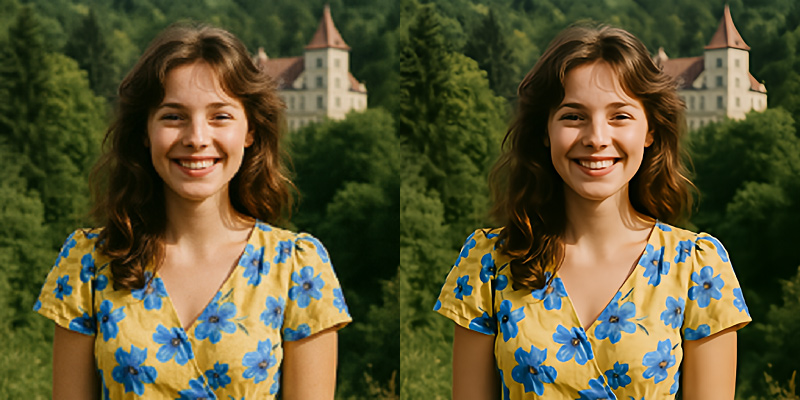
#> input picture image/DRCT_new.jpg, 800 x 400 px, given as the content of the folder /content, which was not available
$ jupyter execute --allow-errors sharpness.ipynb   (shell and % lines are left out)   (text cells are left out)
#> lines starting #> are read from the running program, lines starting #| are printed output that depends on the picture; pictures that were not available may be replaced by others from this repository, and a replacement may not be noted
[cell 1]
#@title ##**Install** { display-mode: "form" }
%cd /content
from google.colab import files
import os
import os
import shutil
from google.colab import files
from PIL import Image
import numpy as np

[cell 2]
#@title ##**Upload images** { display-mode: "form" }

upload_folder = "/content/upload"
result_folder = "/content/results"

if os.path.isdir(upload_folder):
    shutil.rmtree(upload_folder)
os.makedirs(upload_folder)

if os.path.isdir(result_folder):
    shutil.rmtree(result_folder)
os.makedirs(result_folder)

basepath = os.getcwd()
uploaded = files.upload()
#> the answer given: DRCT_new.jpg
for filename in uploaded.keys():
    shutil.move(os.path.join(basepath, filename), os.path.join(upload_folder, filename))

[cell 3]
#@title ##**Run** { display-mode: "form" }

if os.path.isdir(result_folder):
    shutil.rmtree(result_folder)
os.makedirs(result_folder)

upload_folder = "/content/upload"
result_folder = "/content/results"

upload_files = set()
sharpness_factor = 7  # @param {type:"slider", min:0.0, max:7.0, step:0.1}
upscale_option = "height 1080px"  # @param ["No", "height 720px", "height 1080px", "height 2160px", "2x", "4x"]

from PIL import ImageEnhance

filenames = os.listdir(upload_folder)
filenames.sort()

for filename in filenames:
    input_path = os.path.join(upload_folder, filename)
    output_path = os.path.join(result_folder, filename)

    original_image = Image.open(input_path)
#> original_image is the input picture: PIL image 800x400 RGB; mean R, G, B 90.9, 85.8, 51.9

    enhancer = ImageEnhance.Sharpness(original_image)
    processed_image = enhancer.enhance(sharpness_factor)
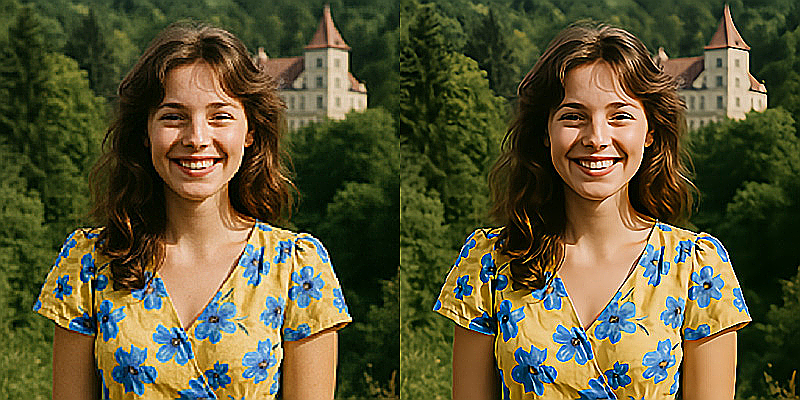
#> processed_image: PIL image 800x400 RGB; mean R, G, B 91.3, 86.3, 53.3

    if upscale_option != "No":
        width, height = processed_image.size
#> width = 800; height = 400

        if upscale_option == "height 720px":
            new_height = 720
            new_width = int(width * (new_height / height))
        elif upscale_option == "height 1080px":
            new_height = 1080
            new_width = int(width * (new_height / height))
#> new_width = 2160
        elif upscale_option == "height 2160px":
            new_height = 2160
            new_width = int(width * (new_height / height))
        elif upscale_option == "2x":
            new_width = width * 2
            new_height = height * 2
        elif upscale_option == "4x":
            new_width = width * 4
            new_height = height * 4

        processed_image = processed_image.resize((new_width, new_height), Image.LANCZOS)
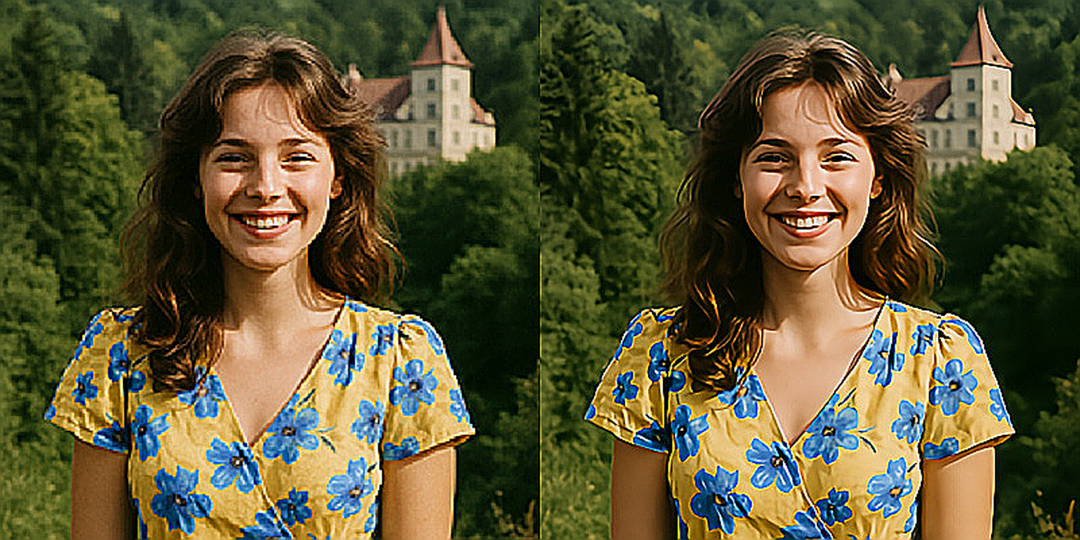
#> processed_image: PIL image 2160x1080 RGB (shown at 1/2 size); mean R, G, B 91.4, 86.4, 53.5

    processed_image.save(output_path)

$ run again, on image/DRCT_old.jpg
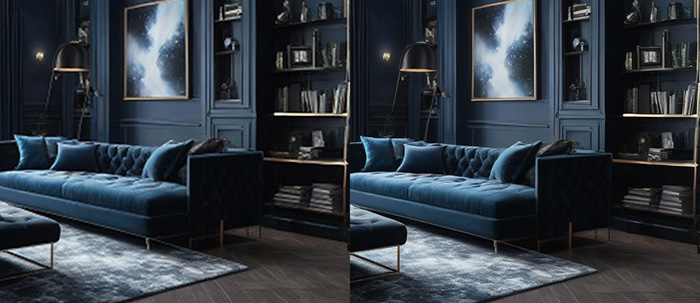
#> input picture image/DRCT_old.jpg, 700 x 303 px, given as the content of the folder /content, which was not available
#> original_image is the input picture: PIL image 700x303 RGB; mean R, G, B 51.3, 58.6, 66.8
#> `processed_image = enhancer.enhance(sharpness_factor)`:
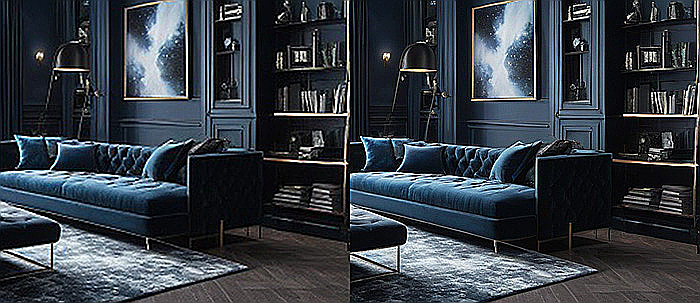
#> processed_image: PIL image 700x303 RGB; mean R, G, B 54.2, 61, 68.8
#> `processed_image = processed_image.resize((new_width, new_height), Imag..`:
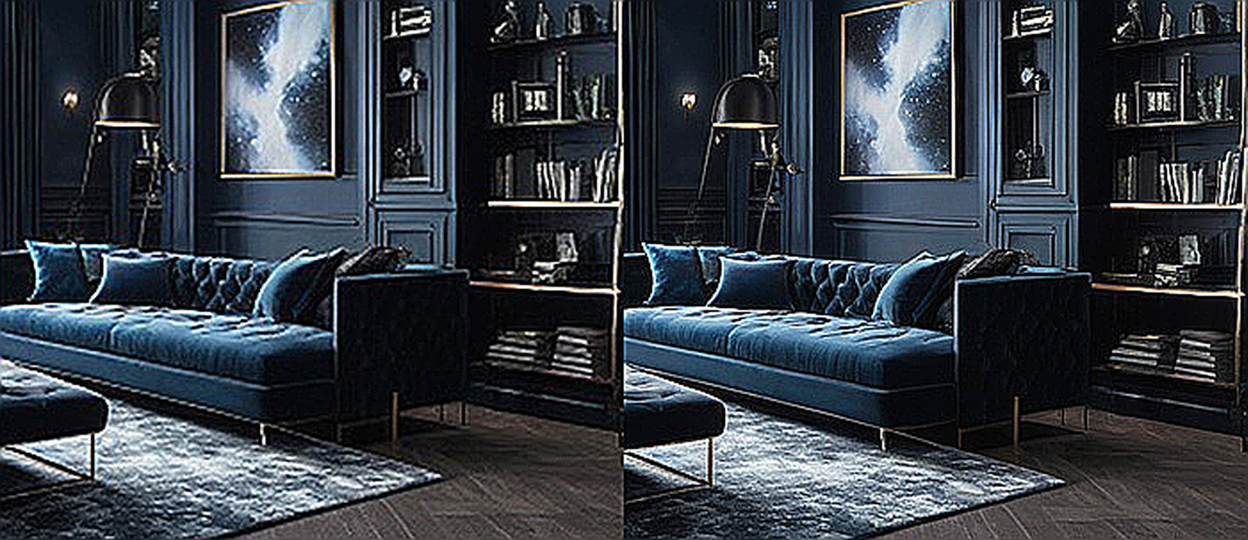
#> processed_image: PIL image 2495x1080 RGB (shown at 1/2 size); mean R, G, B 54.7, 61.4, 69.1
